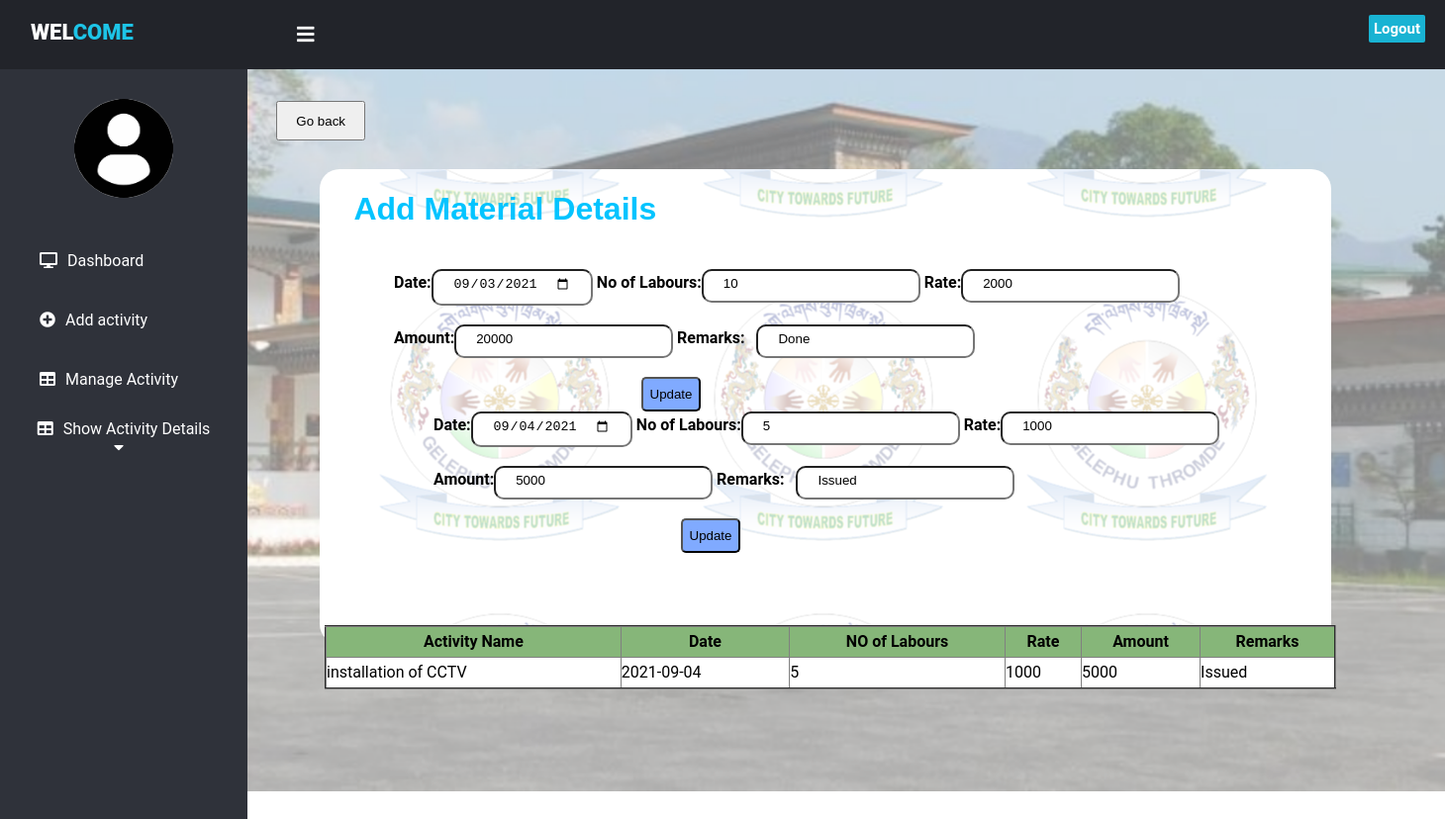
The page /edit_masteroll.php?editid=33 on the database its author committed.
### tables this page shows
CREATE TABLE `masteroll` (
  `id` int(11) NOT NULL,
  `date` date NOT NULL,
  `no_of_labours` int(11) NOT NULL,
  `rate` int(11) NOT NULL,
  `amount` int(11) NOT NULL,
  `remarks` varchar(1000) NOT NULL,
  `user_id` int(11) NOT NULL,
  `activity_id` int(11) NOT NULL
);

CREATE TABLE `activity` (
  `id` int(11) NOT NULL,
  `activity_name` varchar(100) NOT NULL,
  `FY` int(11) NOT NULL,
  `approved_budget` int(11) NOT NULL,
  `technical_sanction` varchar(1000) NOT NULL,
  `adms_fs` varchar(1000) NOT NULL,
  `nit` varchar(1000) NOT NULL,
  `created_date` timestamp NOT NULL DEFAULT CURRENT_TIMESTAMP ON UPDATE CURRENT_TIMESTAMP,
  `user_id` int(11) NOT NULL,
  `mode_of_execution` varchar(100) NOT NULL
);

### edit_masteroll.php (the view, shortened to what this page needs)
<!DOCTYPE html>
<html>
<head>
<link href="https://cdnjs.cloudflare.com/ajax/libs/font-awesome/5.13.0/css/all.min.css" rel="stylesheet">
<link rel="stylesheet" href="css/style.css">
</head>
<body>
<header>
	<label for="check">
	<i class="fas fa-bars" id="sidebar_btn"></i>
	</label>
	<div class="left_area">
	<h3>&nbsp;&nbsp;Wel<span>come</span></h3>
	</div>
	<div class="right_area">
	<a href="logout.php" class="logout_btn">Logout</a>
</header>
	<div class="sidebar">
	<center>
	<img src="images/profile.jpg" class="profile_image" alt="">
	</center>
	<a href="dashboard.php"><i class="fas fa-desktop"></i><span>Dashboard</span></a>
	<a href="add_activity.php"><i class="fa fa-plus-circle"></i><span>Add activity</span></a>
    <a href="manage_activity.php"><i class="fas fa-table"></i><span>Manage Activity</span></a>
	<div class="navbar">
	<div class="dropdown">
	<button class="dropbtn"><i class="fas fa-table"></i><span>Show Activity Details</span>
	<i class="fa fa-caret-down"></i>
	</button>
	</div>
	</div></div>
	<div class="content">
	<button type="button" class="btn btn-primary" style="width:90px;height:5%;margin-top:7%;margin-left:2%;"><a href="view_departmental.php" style="color:black;text-decoration: none;">Go back</a></button>
	<div class="display4">
	<h1>&nbsp;&nbsp;&nbsp; Add Material Details</h1>
	<div class="input-group" style="padding:0px 30px;">
	<form method="post" action ="" style="position:fixed;margin-top:5px;margin-left:5px;border-radius:5px;">
	<form method="post" action ="" style="position:fixed;margin-top:5px;margin-left:5px;border-radius:5px;">
	<?php
	include('connection.php');
	$a_id=$_GET['editid'];
	$sql = "SELECT masteroll.*,activity.* FROM masteroll,activity WHERE activity.id=masteroll.activity_id AND masteroll.activity_id='$a_id'";
	$results = mysqli_query($db,$sql) or die("database error:".mysqli_error($db));
	while($row = mysqli_fetch_assoc($results)){?>
	<ul>
	<li><b>Date:</b><input type="date" name="date" value="<?php echo $row['date'];?>" class="form-control1"  required></li>
	<li><b>No of Labours:</b><input type="text" name="no_of_labours" value="<?php echo $row['no_of_labours'];?>" class="form-control1" required></li>
	<li><b>Rate:</b><input type="text" name="rate" value="<?php echo $row['rate'];?>" class="form-control1"></li>
	<li><b>Amount:</b><input type="text" name="amount" value="<?php echo $row['amount'];?>" class="form-control1"></li>
	<li><b>Remarks:</b>&nbsp;&nbsp;&nbsp;<input type="text"name="remarks" value="<?php echo $row['remarks'];?>" class="form-control1"></li></br></br>
	<input type="submit" name="update"  value="Update" class="form-control" style="cursor:pointer;background-color:#80aaff;border-radius:5px;width:60px;height:35px;margin-left:250px;">
	</form>
<table display
	<table align="center" border="2" cellspacing="0" cellpadding="0" style="width:70%;line-height:30px;margin-left:-70px;margin-top:5%;border-collapse:collapse;position:fixed;">
		<tr>
			<th>Activity Name </th>
			<th>Date</th>
			<th>NO of Labours</th>
			<th>Rate</th>
			<th>Amount</th>
			<th>Remarks</th>
			</tr>
			<tbody>
		<tr><td><?php echo $row['activity_name']?></td>
		<td><?php echo $row['date'];?></td>
		<td><?php echo $row['no_of_labours'];?></td>
		<td><?php echo $row['rate'];?></td>
		<td><?php echo $row['amount'];?></td>
		<td><?php echo $row['remarks'];?></td>
		</tr>
		<?php }?>
	</tbody>
	</table>
</body>
</html>

### css/style.css (style rules this page uses)
.display4 { border:2px none; background-image:url('../images/logo1.png'); border-radius:20px; background-color:#fff; width:70%; height:40%; margin-left:5%; margin-top:2%; position:absolute; background-position:center; }
.display4 h1 { font-family:Sans-serif; color: #03c4ff; }
header { position:fixed; background: #22242A; padding: 20px; width: 100%; height:30px; }
.left_area h3 { color:#fff; margin:0; text-transform:uppercase; font-size:22px; font-weight:900; }
.left_area span { color:#1DC4E7; }
.logout_btn { padding:5px; background:#19B3D3; text-decoration:none; float:right; margin-top:-30px; margin-right:40px; border-radius:2px; font-size:15px; font-weight:600; color:#fff; transition:0.5s; transition-property:background; }
.sidebar { background:#2F323A; margin-top:70px; padding-top:30px; position:absolute; left:0; width:250px; height:100%; transition:0.5s; transition-property:left; }
.sidebar .profile_image { width:100px; height:100px; border-radius:100px; margin-bottom:10px; }
.sidebar a { color:#fff; display:block; width:100%; line-height:60px; text-decoration:none; padding-left:40px; box-sizing:border-box; transition:0.5s; transition-property:background; }
.sidebar i { padding-right:10px; }
label #sidebar_btn { z-index:1; color:#fff; position:fixed; cursor:pointer; left:300px; font-size:20px; margin:5px 0; transition:0.5s; transition-property:color; }
.content { margin-left:250px; background:url('../images/gelephu1.png'); background-position:right; background-size:cover; height: 100vh; width: 100%; transition:0.5s; }
.form-control1 { border-radius:10px; padding:5px 20px 10px; }
label { font-family:Serif; font-weight: bold; font-size: 20px; }
th { margin-left:10px; background-color:#86b679; line-height:30px; }
tr:nth-child(odd) { background-color:#fff; }
.navbar { overflow: hidden; background-color: #2F323A; padding-right:11px; }
.dropdown { float: left; overflow: hidden; }
.dropdown .dropbtn { font-size: 16px; border: none; outline: none; color: white; padding: 10px 30px; background-color: inherit; font-family: inherit; margin: 0; width:250px; }

### edit_masteroll.php (style rules this page uses)
body { margin:0; padding:0; font-family:"Roboto", sans-serif; }
form ul { list-style-type: none; }
form ul li { display: inline-block; }

### rows shown on the page
masteroll: date "09/03/2021", no_of_labours "10", rate "2000", amount "20000", remarks "Done", activity.activity_name "installation of CCTV", date "2021-09-03"
masteroll: date "09/04/2021", no_of_labours "5", rate "1000", amount "5000", remarks "Issued", activity.activity_name "installation of CCTV", date "2021-09-04"
